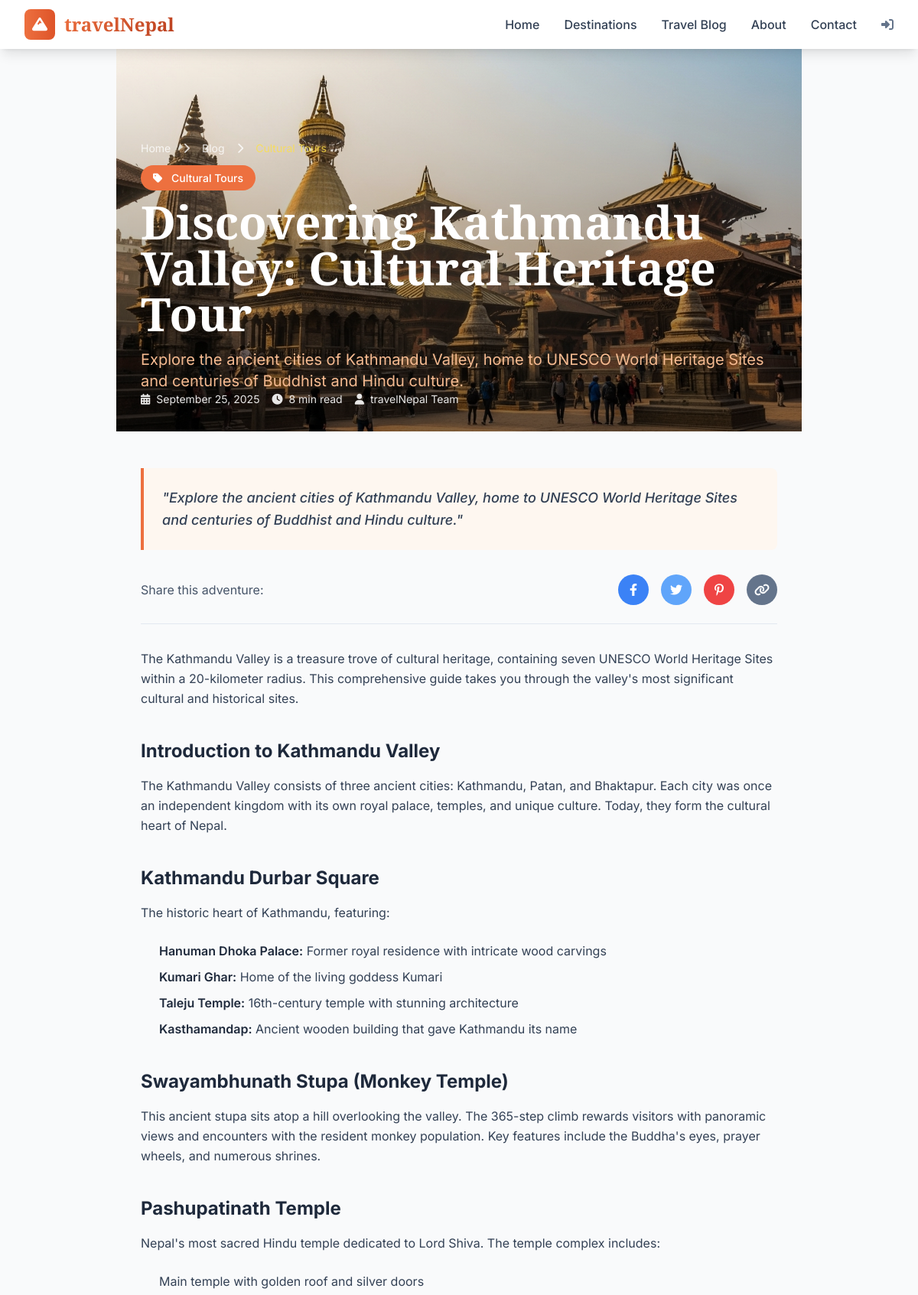
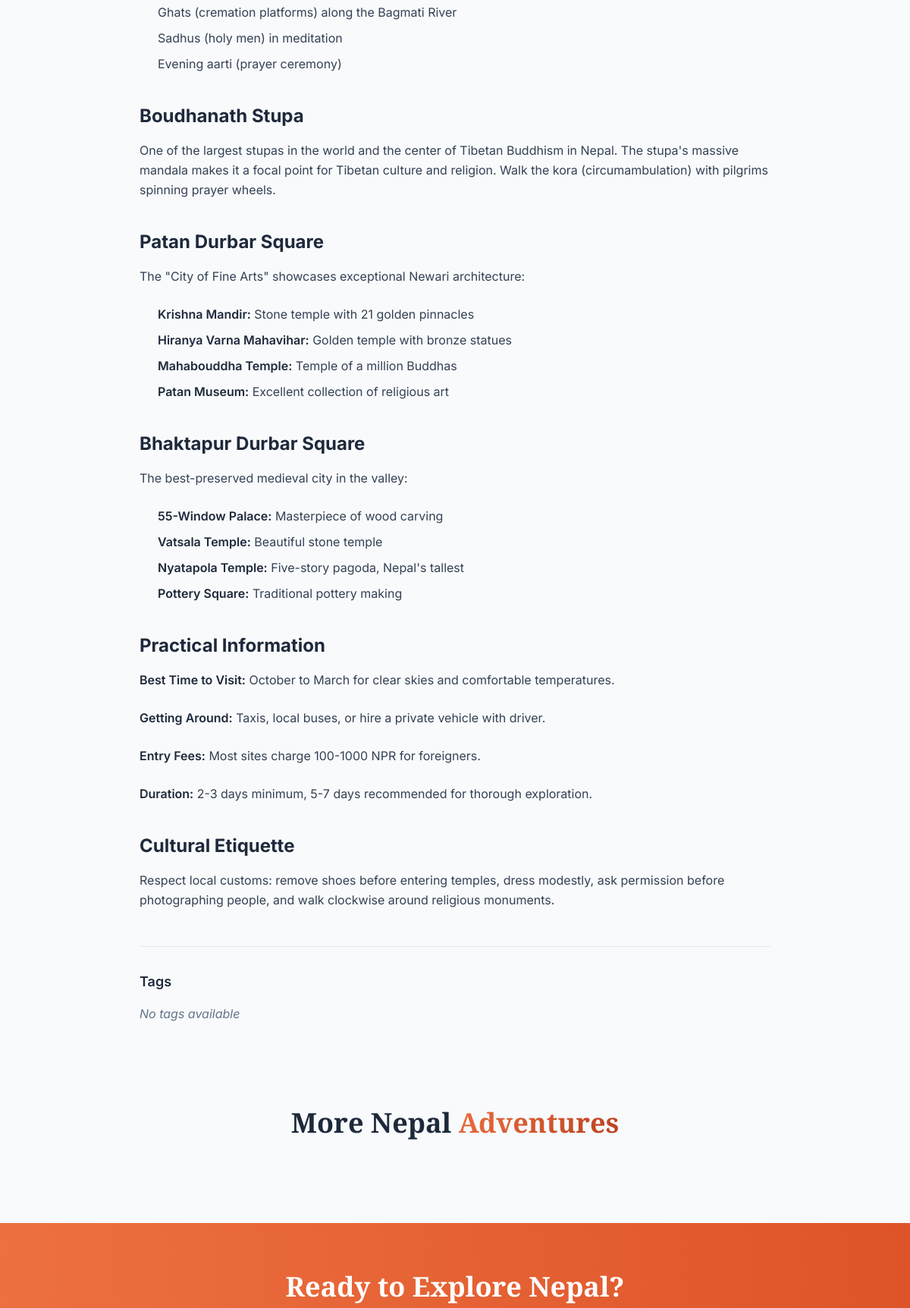
Screenshot of /blog/discovering-kathmandu-valley-cultural-heritage (upper part) with the database file from the repository (2 pictures, top to bottom).
### tables this page shows
CREATE TABLE IF NOT EXISTS `posts` (
  `id` int(11) NOT NULL AUTO_INCREMENT,
  `title` varchar(255) NOT NULL,
  `slug` varchar(255) NOT NULL,
  `content` text NOT NULL,
  `excerpt` text DEFAULT NULL,
  `featured_image` varchar(255) DEFAULT NULL,
  `category` varchar(50) DEFAULT NULL,
  `tags` text DEFAULT NULL,
  `author_id` int(11) DEFAULT NULL,
  `published` tinyint(1) NOT NULL DEFAULT 0,
  `created_at` timestamp NOT NULL DEFAULT current_timestamp(),
  `updated_at` timestamp NOT NULL DEFAULT current_timestamp() ON UPDATE current_timestamp(),
  PRIMARY KEY (`id`),
  UNIQUE KEY `slug` (`slug`),
  KEY `author_id` (`author_id`),
  CONSTRAINT `posts_ibfk_1` FOREIGN KEY (`author_id`) REFERENCES `users` (`id`) ON DELETE SET NULL
);

### templates/blog/post.php (the view, shortened to what the rows shown need)
<article class="max-w-4xl mx-auto">
    <div class="relative h-96 md:h-[500px] overflow-hidden">
        <img src="<?php echo ensureFullImageUrl(htmlspecialchars($post['featured_image'])); ?>"
             alt="<?php echo htmlspecialchars($post['title']); ?>"
             class="w-full h-full object-cover">
        <div class="absolute inset-0 bg-gradient-to-t from-black/50 to-transparent"></div>
        <div class="absolute bottom-0 left-0 right-0 p-6 md:p-8 text-white">
            <div class="max-w-4xl mx-auto">
                <nav class="mb-4">
                    <ol class="flex items-center space-x-2 text-sm opacity-80">
                        <li><a href="<?php echo siteUrl(); ?>" class="hover:text-yellow-300 transition-colors">Home</a></li>
                        <li><i class="fas fa-chevron-right mx-2"></i></li>
                        <li><a href="<?php echo siteUrl('blog'); ?>" class="hover:text-yellow-300 transition-colors">Blog</a></li>
                        <li><i class="fas fa-chevron-right mx-2"></i></li>
                        <li class="text-yellow-300"><?php echo htmlspecialchars($post['category']); ?></li>
                    </ol>
                </nav>
                <div class="mb-4">
                    <span class="bg-nepal-500 text-white px-4 py-2 rounded-full text-sm font-medium">
                        <i class="fas fa-tag mr-2"></i>
                        <?php echo htmlspecialchars($post['category']); ?>
                    </span>
                </div>
                <h1 class="text-5xl md:text-6xl font-display font-bold mb-4 leading-tight">
                    <?php echo htmlspecialchars($post['title']); ?>
                </h1>
                <p class="text-xl text-nepal-300"><?php echo htmlspecialchars($post['excerpt'] ?? ''); ?></p>
                <div class="flex flex-wrap items-center gap-4 text-sm opacity-90">
                    <div class="flex items-center">
                        <i class="fas fa-calendar-alt mr-2"></i>
                        <span><?php echo formatDate($post['created_at']); ?></span>
                    </div>
                    <div class="flex items-center">
                        <i class="fas fa-clock mr-2"></i>
                        <span>8 min read</span>
                    </div>
                    <div class="flex items-center">
                        <i class="fas fa-user mr-2"></i>
                        <span>travelNepal Team</span>
                    </div>
                </div>
            </div>
        </div>
    </div>
    <div class="px-4 sm:px-6 lg:px-8 py-12">
        <div class="max-w-4xl mx-auto">
            <div class="bg-nepal-50 border-l-4 border-nepal-500 p-6 mb-8 rounded-r-lg">
                <p class="text-lg text-mountain-700 leading-relaxed font-medium italic">
                    "<?php echo htmlspecialchars($post['excerpt']); ?>"
                </p>
            </div>
            <div class="flex items-center justify-between mb-8 pb-6 border-b border-mountain-200">
                <div class="text-mountain-600">
                    Share this adventure:
                </div>
                <div class="flex space-x-4">
                    <button class="bg-blue-500 hover:bg-blue-600 text-white w-10 h-10 rounded-full flex items-center justify-center transition-colors" onclick="shareArticle('facebook')" title="Share on Facebook">
                        <i class="fab fa-facebook-f"></i>
                    </button>
                    <button class="bg-blue-400 hover:bg-blue-500 text-white w-10 h-10 rounded-full flex items-center justify-center transition-colors" onclick="shareArticle('twitter')" title="Share on Twitter">
                        <i class="fab fa-twitter"></i>
                    </button>
                    <button class="bg-red-500 hover:bg-red-600 text-white w-10 h-10 rounded-full flex items-center justify-center transition-colors" onclick="shareArticle('pinterest')" title="Pin to Pinterest">
                        <i class="fab fa-pinterest-p"></i>
                    </button>
                    <button class="bg-mountain-500 hover:bg-mountain-600 text-white w-10 h-10 rounded-full flex items-center justify-center transition-colors" onclick="shareArticle('copy')" title="Copy Link">
                        <i class="fas fa-link"></i>
                    </button>
                </div>
            </div>
            <div class="prose prose-lg prose-mountain max-w-none">
                <div class="article-content text-mountain-700 leading-relaxed">
                    <?php echo $post['content']; ?>
                </div>
            </div>
            <div class="mt-12 pt-8 border-t border-mountain-200">
                <h3 class="text-lg font-semibold text-mountain-800 mb-4">Tags</h3>
                <div class="flex flex-wrap gap-3">
                    <?php if (isset($post['tags']) && is_array($post['tags']) && !empty($post['tags'])): ?>
                        <?php foreach ($post['tags'] as $tag): ?>
                        <span class="bg-mountain-100 hover:bg-nepal-100 text-mountain-700 hover:text-nepal-700 px-4 py-2 rounded-full text-sm transition-colors cursor-pointer">
                            #<?php echo htmlspecialchars($tag); ?>
                        </span>
                        <?php endforeach; ?>
                    <?php else: ?>
                        <span class="text-mountain-500 italic">No tags available</span>
                    <?php endif; ?>
                </div>
            </div>
        </div>
    </div>
</article>
<section class="py-16 bg-mountain-50">
    <div class="max-w-7xl mx-auto px-4 sm:px-6 lg:px-8">
        <h2 class="text-3xl md:text-4xl font-display font-bold text-mountain-800 mb-12 text-center">
            More Nepal <span class="text-gradient">Adventures</span>
        </h2>
    </div>
</section>
<section class="py-16 bg-gradient-to-r from-nepal-500 to-nepal-600 text-white">
    <div class="max-w-4xl mx-auto px-4 sm:px-6 lg:px-8 text-center">
        <h2 class="text-3xl md:text-4xl font-display font-bold mb-6">
            Ready to Explore Nepal?
        </h2>
    </div>
</section>
<?php
include TEMPLATES_PATH . '/layout.php';
?>

### includes/router.php (shortened to what the rows shown need)
<?php
class Router {
    private $routes = [];
    public function get($path, $callback) {
        $this->routes['GET'][$path] = $callback;
    }
    public function post($path, $callback) {
        $this->routes['POST'][$path] = $callback;
    }
    public function run() {
        $method = $_SERVER['REQUEST_METHOD'];
        $path = parse_url($_SERVER['REQUEST_URI'], PHP_URL_PATH);
        $basePath = '/travelNepal';
        if (strpos($path, $basePath) === 0) {
            $path = substr($path, strlen($basePath));
        }
        foreach ($this->routes[$method] ?? [] as $route => $callback) {
            if (strpos($route, '{') !== false) {
                $pattern = preg_replace('/\{[^}]+\}/', '([^/]+)', $route);
                $pattern = '#^' . $pattern . '$#';
                if (preg_match($pattern, $path, $matches)) {
                    array_shift($matches);
                    return call_user_func_array($callback, $matches);
                }
            }
        }
    }
}
?>

### rows the page displays
posts: featured_image (picture), category "Cultural Tours", title "Discovering Kathmandu Valley: Cultural Heritage Tour", excerpt "Explore the ancient cities of Kathmandu Valley, home to UNESCO World Heritage Sites and centuries of Buddhist and Hindu culture.", content "The Kathmandu Valley is a treasure trove of cultural heritage, containing seven UNESCO World Heritage Sites within a 20-kilometer radius. This comprehensive guide takes you through the valley's most significant cultural and historical sites. Introduction to Kathmandu Valley The Kathmandu Valley consists of three ancient cities: Kathmandu, Patan, and Bhaktapur. Each city was once an independent kingdom with its own royal palace, temples, and unique culture. Today, they form the cultural heart of Nepal. Kathmandu Durbar Square The historic heart of Kathmandu, featuring: Hanuman Dhoka Palace: Former royal residence with intricate wood carvings Kumari Ghar: Home of the living goddess Kumari…"

### other values shown
formatDate($post['created_at']) "September 25, 2025"
